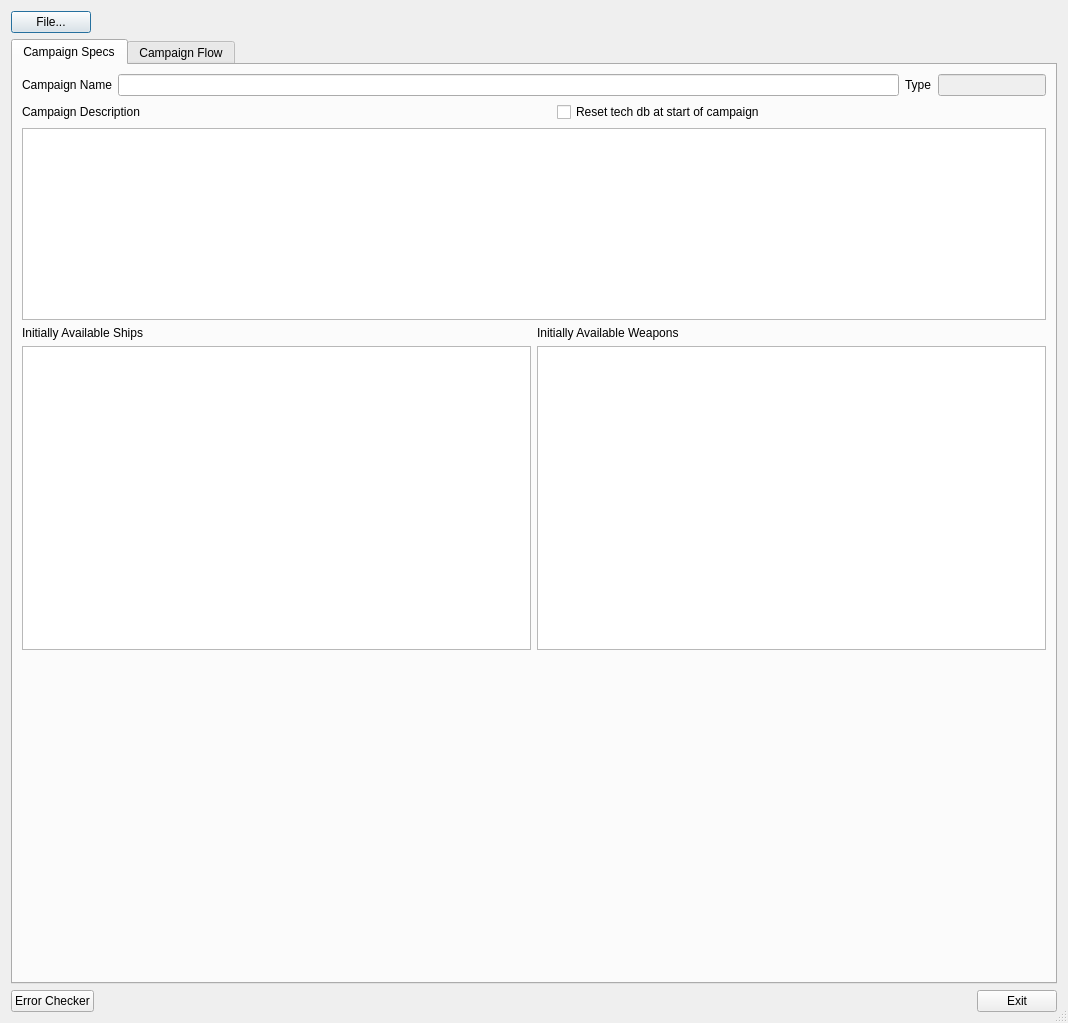
<?xml version="1.0" encoding="UTF-8"?>
<ui version="4.0">
 <class>fso::fred::dialogs::CampaignEditorDialog</class>
 <widget class="QDialog" name="fso::fred::dialogs::CampaignEditorDialog">
  <property name="enabled">
   <bool>true</bool>
  </property>
  <property name="geometry">
   <rect>
    <x>0</x>
    <y>0</y>
    <width>1068</width>
    <height>1023</height>
   </rect>
  </property>
  <property name="windowTitle">
   <string>Untitled</string>
  </property>
  <property name="sizeGripEnabled">
   <bool>true</bool>
  </property>
  <property name="modal">
   <bool>true</bool>
  </property>
  <layout class="QVBoxLayout" name="windowLayout">
   <item>
    <widget class="QPushButton" name="btnMenu">
     <property name="sizePolicy">
      <sizepolicy hsizetype="Fixed" vsizetype="Fixed">
       <horstretch>0</horstretch>
       <verstretch>0</verstretch>
      </sizepolicy>
     </property>
     <property name="text">
      <string>File...</string>
     </property>
    </widget>
   </item>
   <item>
    <widget class="QTabWidget" name="mainTabs">
     <property name="currentIndex">
      <number>0</number>
     </property>
     <widget class="QWidget" name="campaignSpecs">
      <attribute name="title">
       <string>Campaign Specs</string>
      </attribute>
      <layout class="QVBoxLayout" name="verticalLayout_2">
       <item>
        <layout class="QHBoxLayout" name="spec1">
         <item>
          <widget class="QLabel" name="lblName">
           <property name="text">
            <string>Campaign Name</string>
           </property>
          </widget>
         </item>
         <item>
          <widget class="QLineEdit" name="txtName"/>
         </item>
         <item>
          <widget class="QLabel" name="lblType">
           <property name="text">
            <string>Type</string>
           </property>
          </widget>
         </item>
         <item>
          <widget class="QLineEdit" name="txtType">
           <property name="enabled">
            <bool>false</bool>
           </property>
           <property name="sizePolicy">
            <sizepolicy hsizetype="Minimum" vsizetype="Fixed">
             <horstretch>0</horstretch>
             <verstretch>0</verstretch>
            </sizepolicy>
           </property>
          </widget>
         </item>
        </layout>
       </item>
       <item>
        <layout class="QHBoxLayout" name="spec2">
         <item>
          <widget class="QLabel" name="lblDescr">
           <property name="text">
            <string>Campaign Description</string>
           </property>
          </widget>
         </item>
         <item>
          <spacer name="horizontalSpacer">
           <property name="orientation">
            <enum>Qt::Horizontal</enum>
           </property>
           <property name="sizeType">
            <enum>QSizePolicy::Fixed</enum>
           </property>
           <property name="sizeHint" stdset="0">
            <size>
             <width>40</width>
             <height>20</height>
            </size>
           </property>
          </spacer>
         </item>
         <item>
          <widget class="QCheckBox" name="chkTechReset">
           <property name="layoutDirection">
            <enum>Qt::LeftToRight</enum>
           </property>
           <property name="text">
            <string>Reset tech db at start of campaign</string>
           </property>
          </widget>
         </item>
        </layout>
       </item>
       <item>
        <widget class="QPlainTextEdit" name="txaDescr">
         <property name="sizePolicy">
          <sizepolicy hsizetype="Expanding" vsizetype="Preferred">
           <horstretch>0</horstretch>
           <verstretch>0</verstretch>
          </sizepolicy>
         </property>
        </widget>
       </item>
       <item>
        <layout class="QGridLayout" name="gridLayout_2">
         <item row="0" column="0">
          <widget class="QLabel" name="lblShips">
           <property name="text">
            <string>Initially Available Ships</string>
           </property>
          </widget>
         </item>
         <item row="0" column="1">
          <widget class="QLabel" name="lblWeapons">
           <property name="text">
            <string>Initially Available Weapons</string>
           </property>
          </widget>
         </item>
         <item row="1" column="0">
          <widget class="QListView" name="lstShips"/>
         </item>
         <item row="1" column="1">
          <widget class="QListView" name="lstWeapons"/>
         </item>
        </layout>
       </item>
       <item>
        <spacer name="verticalSpacer">
         <property name="orientation">
          <enum>Qt::Vertical</enum>
         </property>
         <property name="sizeHint" stdset="0">
          <size>
           <width>20</width>
           <height>40</height>
          </size>
         </property>
        </spacer>
       </item>
      </layout>
     </widget>
     <widget class="QWidget" name="campaignFlow">
      <property name="whatsThis">
       <string/>
      </property>
      <attribute name="title">
       <string>Campaign Flow</string>
      </attribute>
      <layout class="QHBoxLayout" name="campaignGraphLayout" stretch="0,1">
       <property name="leftMargin">
        <number>11</number>
       </property>
       <property name="topMargin">
        <number>11</number>
       </property>
       <property name="rightMargin">
        <number>11</number>
       </property>
       <property name="bottomMargin">
        <number>11</number>
       </property>
       <item>
        <layout class="QVBoxLayout" name="editorControls" stretch="0,0,0,0,0,0,0,0,0,1">
         <item>
          <widget class="QLabel" name="lblMissions">
           <property name="text">
            <string>Available Missions</string>
           </property>
          </widget>
         </item>
         <item>
          <widget class="QListView" name="lstMissions">
           <property name="sizePolicy">
            <sizepolicy hsizetype="MinimumExpanding" vsizetype="Maximum">
             <horstretch>0</horstretch>
             <verstretch>0</verstretch>
            </sizepolicy>
           </property>
           <property name="contextMenuPolicy">
            <enum>Qt::CustomContextMenu</enum>
           </property>
           <property name="toolTip">
            <string>Right click mission list to add or change branches</string>
           </property>
           <property name="autoScrollMargin">
            <number>16</number>
           </property>
           <property name="editTriggers">
            <set>QAbstractItemView::NoEditTriggers</set>
           </property>
           <property name="selectionMode">
            <enum>QAbstractItemView::NoSelection</enum>
           </property>
          </widget>
         </item>
         <item>
          <layout class="QHBoxLayout" name="lstMissionDescr">
           <item>
            <widget class="QLabel" name="lblMissionDescr1">
             <property name="text">
              <string>yellow=uneditable/packaged</string>
             </property>
            </widget>
           </item>
           <item>
            <widget class="QLabel" name="lblMissionDescr2">
             <property name="text">
              <string>red=not found/loadable, please resolve!</string>
             </property>
            </widget>
           </item>
          </layout>
         </item>
         <item>
          <layout class="QHBoxLayout" name="layoutLoadMission">
           <item>
            <widget class="QTextBrowser" name="txbMissionDescr">
             <property name="enabled">
              <bool>true</bool>
             </property>
             <property name="sizePolicy">
              <sizepolicy hsizetype="Expanding" vsizetype="Preferred">
               <horstretch>0</horstretch>
               <verstretch>0</verstretch>
              </sizepolicy>
             </property>
            </widget>
           </item>
           <item>
            <widget class="QPushButton" name="btnFredMission">
             <property name="enabled">
              <bool>false</bool>
             </property>
             <property name="text">
              <string>FRED Mission</string>
             </property>
            </widget>
           </item>
          </layout>
         </item>
         <item>
          <widget class="QGroupBox" name="missionOptions">
           <layout class="QGridLayout" name="gridLayout" columnstretch="0,0,0,0,0">
            <item row="0" column="0">
             <widget class="QLabel" name="lblBriefingCutscene">
              <property name="text">
               <string>Briefing Cutscene</string>
              </property>
              <property name="alignment">
               <set>Qt::AlignCenter</set>
              </property>
             </widget>
            </item>
            <item row="0" column="2">
             <widget class="QLabel" name="lblDebriefingPersona">
              <property name="text">
               <string>Debriefing Persona Index</string>
              </property>
              <property name="alignment">
               <set>Qt::AlignCenter</set>
              </property>
             </widget>
            </item>
            <item row="0" column="4">
             <widget class="QLabel" name="lblMainhall">
              <property name="text">
               <string>Main Hall Name</string>
              </property>
              <property name="alignment">
               <set>Qt::AlignCenter</set>
              </property>
             </widget>
            </item>
            <item row="1" column="4">
             <widget class="QComboBox" name="cmbMainhall">
              <property name="enabled">
               <bool>false</bool>
              </property>
              <property name="editable">
               <bool>true</bool>
              </property>
             </widget>
            </item>
            <item row="1" column="2">
             <widget class="QComboBox" name="cmbDebriefingPersona">
              <property name="enabled">
               <bool>false</bool>
              </property>
              <property name="editable">
               <bool>true</bool>
              </property>
             </widget>
            </item>
            <item row="1" column="0">
             <widget class="QComboBox" name="cmbBriefingCutscene">
              <property name="enabled">
               <bool>false</bool>
              </property>
              <property name="editable">
               <bool>true</bool>
              </property>
             </widget>
            </item>
           </layout>
          </widget>
         </item>
         <item>
          <widget class="QGroupBox" name="missionBranches">
           <property name="title">
            <string>Branches</string>
           </property>
           <layout class="QHBoxLayout" name="horizontalLayout">
            <item>
             <widget class="fso::fred::sexp_tree" name="sxtBranches">
              <property name="enabled">
               <bool>false</bool>
              </property>
              <property name="sizePolicy">
               <sizepolicy hsizetype="Expanding" vsizetype="Expanding">
                <horstretch>0</horstretch>
                <verstretch>0</verstretch>
               </sizepolicy>
              </property>
              <property name="toolTip">
               <string>&lt;html&gt;&lt;head/&gt;&lt;body&gt;&lt;p&gt;Right click mission list to add or change a branch&lt;/p&gt;&lt;/body&gt;&lt;/html&gt;</string>
              </property>
             </widget>
            </item>
           </layout>
          </widget>
         </item>
         <item>
          <widget class="QLabel" name="lblLoopDescr">
           <property name="text">
            <string>Mission Loop Description</string>
           </property>
          </widget>
         </item>
         <item>
          <widget class="QPlainTextEdit" name="txaLoopDescr">
           <property name="enabled">
            <bool>false</bool>
           </property>
           <property name="sizePolicy">
            <sizepolicy hsizetype="Expanding" vsizetype="Preferred">
             <horstretch>0</horstretch>
             <verstretch>0</verstretch>
            </sizepolicy>
           </property>
          </widget>
         </item>
         <item>
          <layout class="QGridLayout" name="loopBrief">
           <item row="0" column="0">
            <widget class="QLabel" name="lblLoopAnim">
             <property name="text">
              <string>Loop brief anim</string>
             </property>
            </widget>
           </item>
           <item row="2" column="1">
            <widget class="QComboBox" name="cmbLoopVoice">
             <property name="enabled">
              <bool>false</bool>
             </property>
             <property name="editable">
              <bool>true</bool>
             </property>
            </widget>
           </item>
           <item row="0" column="1">
            <widget class="QLabel" name="lblLoopVoice">
             <property name="text">
              <string>Loop brief voice</string>
             </property>
            </widget>
           </item>
           <item row="2" column="0">
            <widget class="QComboBox" name="cmbLoopAnim">
             <property name="enabled">
              <bool>false</bool>
             </property>
             <property name="editable">
              <bool>true</bool>
             </property>
            </widget>
           </item>
          </layout>
         </item>
         <item>
          <spacer name="spaceBottom">
           <property name="orientation">
            <enum>Qt::Vertical</enum>
           </property>
           <property name="sizeHint" stdset="0">
            <size>
             <width>20</width>
             <height>40</height>
            </size>
           </property>
          </spacer>
         </item>
        </layout>
       </item>
       <item>
        <widget class="QScrollArea" name="scrFlowCampaign">
         <property name="widgetResizable">
          <bool>true</bool>
         </property>
         <widget class="QWidget" name="flowCampaign">
          <property name="geometry">
           <rect>
            <x>0</x>
            <y>0</y>
            <width>597</width>
            <height>883</height>
           </rect>
          </property>
         </widget>
        </widget>
       </item>
      </layout>
     </widget>
    </widget>
   </item>
   <item>
    <layout class="QHBoxLayout" name="mainControls">
     <item>
      <widget class="QPushButton" name="btnErrorChecker">
       <property name="text">
        <string>Error Checker</string>
       </property>
       <property name="shortcut">
        <string>Shift+H</string>
       </property>
      </widget>
     </item>
     <item>
      <spacer name="horizontalSpacer_2">
       <property name="orientation">
        <enum>Qt::Horizontal</enum>
       </property>
       <property name="sizeHint" stdset="0">
        <size>
         <width>40</width>
         <height>20</height>
        </size>
       </property>
      </spacer>
     </item>
     <item>
      <widget class="QPushButton" name="btnExit">
       <property name="text">
        <string>Exit</string>
       </property>
      </widget>
     </item>
    </layout>
   </item>
  </layout>
 </widget>
 <customwidgets>
  <customwidget>
   <class>fso::fred::sexp_tree</class>
   <extends>QTreeView</extends>
   <header>ui/widgets/sexp_tree.h</header>
  </customwidget>
 </customwidgets>
 <tabstops>
  <tabstop>lstMissions</tabstop>
  <tabstop>scrFlowCampaign</tabstop>
 </tabstops>
 <resources/>
 <connections/>
</ui>
